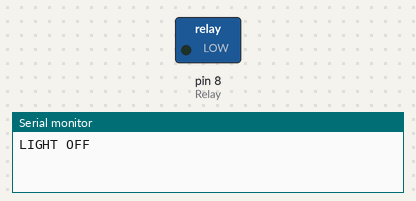
Recording of a sketch running on a simulated Arduino Uno, built with avr-gcc and run on an emulated ATmega328P. On the bench: switched loads named in the sketch (green lamp = pin HIGH), the last lines printed to the serial monitor.

Above: at 5.0 s.
At 12.5 s:
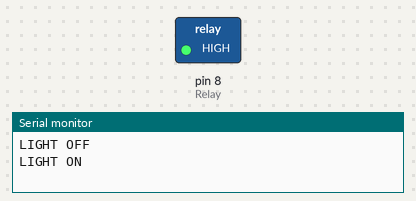
Timing chart, 0 to 19.5 s (numbered marks = the images above):
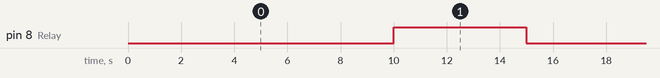

The sketch:

tesrelay.ino.ino
```cpp
int Relay = 8;

void setup() {
  Serial.begin(9600);
  pinMode(Relay, OUTPUT);
}

void loop() {
  digitalWrite(Relay,LOW);
  Serial.println("LIGHT OFF");
  delay(10000);
  digitalWrite(Relay,HIGH);
  Serial.println("LIGHT ON");
  delay(5000);
}
```

Measured:
- by itself, pin 8 (Relay): alternates HIGH for 5.0 s and LOW for 10.0 s
